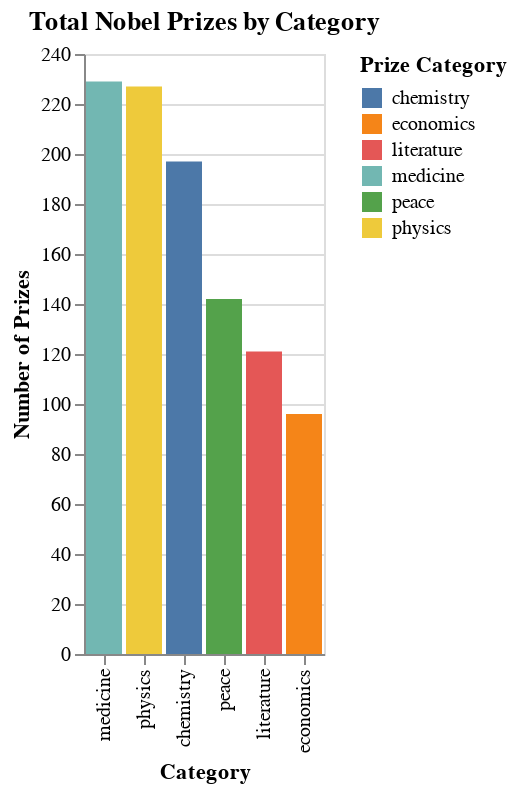

Source (notebook cell):
### Code cell
chart_category = alt.Chart(df_category).mark_bar().encode(
    x=alt.X('_id', sort='-y', title='Category'),
    y=alt.Y('count', title='Number of Prizes'),
    color=alt.Color('_id', title='Prize Category'),
    tooltip=['_id', 'count']
).properties(
    title='Total Nobel Prizes by Category'
)
chart_category

### Figure 1 — Vega-Lite specification as saved in the notebook (floating-point values rounded to 4 significant figures)
{"config": {"view": {"continuousWidth": 300, "continuousHeight": 300}}, "data": {"name": "data-96c74e5204e51eb90882ecc58579ed4a"}, "mark": {"type": "bar"}, "encoding": {"color": {"field": "_id", "title": "Prize Category", "type": "nominal"}, "tooltip": [{"field": "_id", "type": "nominal"}, {"field": "count", "type": "quantitative"}], "x": {"field": "_id", "sort": "-y", "title": "Category", "type": "nominal"}, "y": {"field": "count", "title": "Number of Prizes", "type": "quantitative"}}, "title": "Total Nobel Prizes by Category", "$schema": "https://vega.github.io/schema/vega-lite/v5.20.1.json", "datasets": {"data-96c74e5204e51eb90882ecc58579ed4a": [{"_id": "medicine", "count": 229}, {"_id": "physics", "count": 227}, {"_id": "chemistry", "count": 197}, {"_id": "peace", "count": 142}, {"_id": "literature", "count": 121}, {"_id": "economics", "count": 96}]}}
